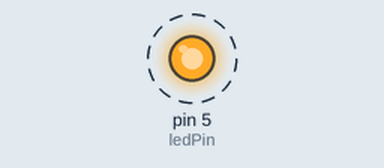
The sketch below on a simulated Arduino Uno, built with avr-gcc and run on an emulated ATmega328P. On the bench: output pins drawn as LEDs (lit = HIGH). Dashed ring = blinking. What the sketch prints to the serial monitor is not drawn.

Above: at 0.5 s.
Timing chart, 0 to 4.6 s (numbered marks = the images above):
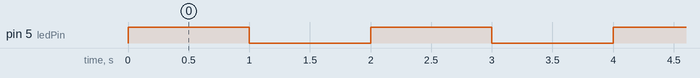

The sketch:

led_running_on_off.ino
```cpp
// External LED test with serial print
const int ledPin = 5;

void setup() {
  pinMode(ledPin, OUTPUT);
  Serial.begin(9600);
  Serial.println("External LED test start");
}

void loop() {
  digitalWrite(ledPin, HIGH);   // turn LED ON
  Serial.println("External LED ON");
  delay(1000);                  // keep 1s

  digitalWrite(ledPin, LOW);    // turn LED OFF
  Serial.println("External LED OFF");
  delay(1000);                  // keep 1s
}
```

Measured:
- by itself, pin 5 (ledPin): alternates HIGH for 1.0 s and LOW for 1.0 s
